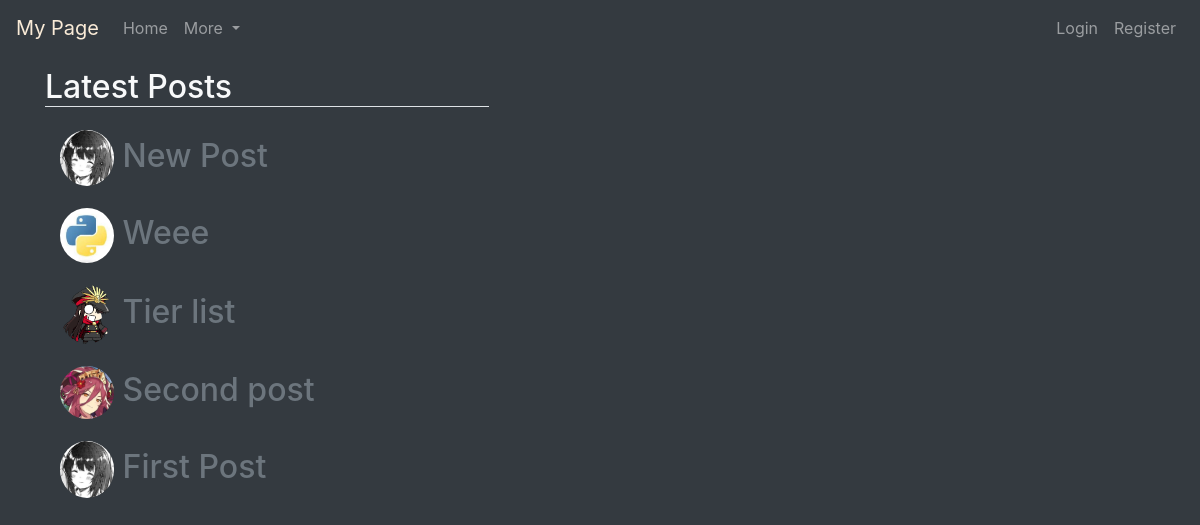
The app's page /, older data.
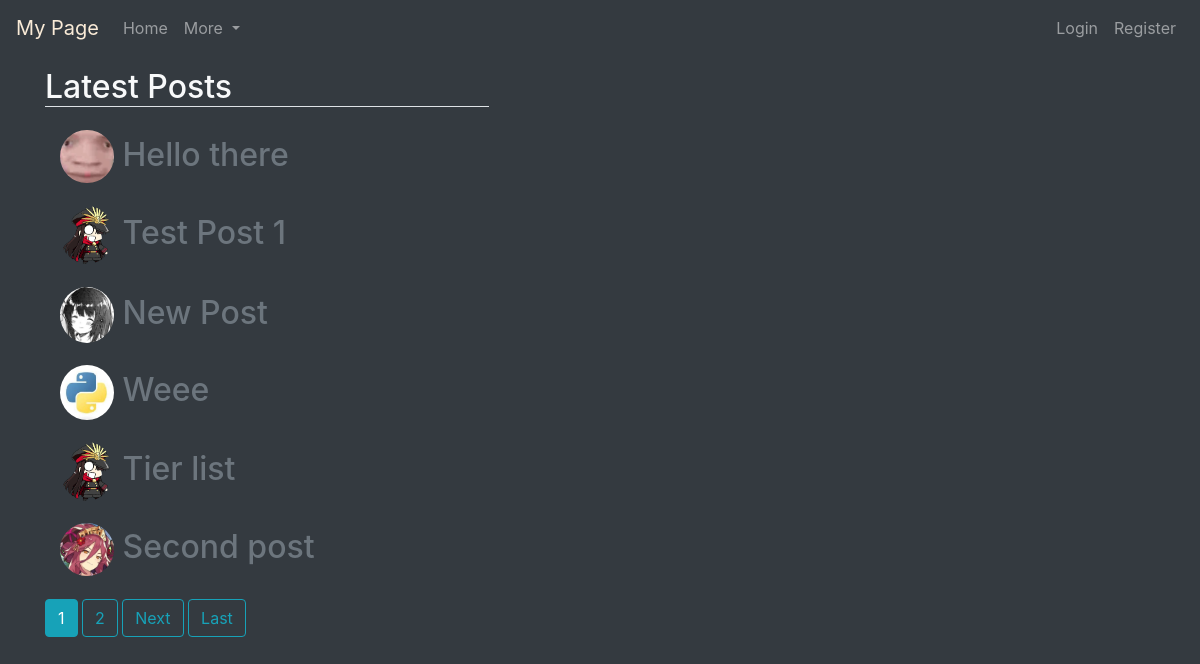
The same page, newer data.
### MyPage/models.py (models this page shows, shortened)
class Post(models.Model):
    author = models.ForeignKey(
        User, on_delete=models.CASCADE, related_name="written_posts")
    time_posted = models.DateTimeField(default=timezone.now)
    title = models.CharField(max_length=64, default='No Title')
    content = models.TextField()

class Profile(models.Model):
    user = models.OneToOneField(User, on_delete=models.CASCADE)
    image = models.ImageField(default='default.png', upload_to='images')
    contacts = models.ManyToManyField(User, blank=True, related_name='contacts')

### MyPage/views.py (the view)
# urls.py: path('', my_views.PostsView.as_view(), name='my-index'),
class PostsView(ListView):
    model = Post
    template_name = 'MyPage/index.html'
    context_object_name = 'posts'
    ordering = ['-time_posted']
    paginate_by = 6

### MyPage/templates/MyPage/index.html (shortened to what this page needs)
{% extends "MyPage/base.html" %}
{% block content %}
    <h2 class="border-bottom bottom-line">Latest Posts</h2>
        {% for post in posts %}
                <div class="container" style="margin-bottom: 2%;">
                    <h2 title="{{ post.time_posted }}">
                        <a href="{% url 'my-user' post.author.id %}" class="text-secondary">
                        <img src="{{ post.author.profile.image.url }}" style="width:5%;" class="rounded-circle" title="{{ post.author }}">
                        </a>
                        <a href="{% url 'my-post' post.id %}" class="text-secondary">
                        {{ post.title }}
                        </a>
                    </h2>
                </div>
        {% endfor %}
    {% if is_paginated %}
        {% for num in page_obj.paginator.page_range %}
            {% if page_obj.number == num %}
                <a class="btn btn-info mb-4" href="?page={{ num }}">{{ num }}</a>
            {% elif num > page_obj.number|add:'-3' and num < page_obj.number|add:'3' %}
                <a class="btn btn-outline-info mb-4" href="?page={{ num }}">{{ num }}</a>
            {% endif %}
        {% endfor %}
        {% if page_obj.has_next %}
        <a class="btn btn-outline-info mb-4" href="?page={{ page_obj.next_page_number }}">Next</a>
        <a class="btn btn-outline-info mb-4" href="?page={{ page_obj.paginator.num_pages }}">Last</a>
        {% endif %}
    {% endif %}
{% endblock %}

### MyPage/templates/MyPage/base.html (shortened to what this page needs)
{% load static %}
<!DOCTYPE html>
<html lang="en">
	<head>
		<link
			rel="stylesheet"
			href="https://maxcdn.bootstrapcdn.com/bootstrap/4.0.0/css/bootstrap.min.css"
        />
        <link
            rel="stylesheet"
            href="{% static "MyPage/styles.css" %}"
        />
	</head>
	<body class="text-light bg-dark">
		<nav class="navbar navbar-expand-lg navbar-dark bg-dark static-top">
        <a {% if user.is_authenticated %} href="{% url 'my-user' user.id %}" {% endif %}
         class="navbar-brand" style="color: antiquewhite;">{% if user.is_authenticated %}{{user.username|slice:":20"}}
         {% else %}My Page{% endif %}</a>
        <div class="collapse navbar-collapse" id="navbarSupportedContent">
            <ul class="navbar-nav mr-auto">
            <li class="nav-item">
                <a class="nav-link" href="{% url 'my-index' %}">Home</a>
            </li>
            <li class="nav-item dropdown">
                <a class="nav-link dropdown-toggle" href="#" id="navbarDropdown" role="button" data-toggle="dropdown" aria-haspopup="true" aria-expanded="false">
                More
                </a>
            </li>
            </ul>
            <ul class="navbar-nav">
                {% if user.is_authenticated %}
                    <li class="nav-item">
                        <a class="nav-link" href="{% url 'my-logout' %}">Logout</a>
                    </li>
                {% else %}
                    <li class="nav-item">
                        <a class="nav-link" href="{% url 'my-login' %}">Login</a>
                    </li>
                    <li class="nav-item">
                        <a class="nav-link" href="{% url 'my-register' %}">Register</a>
                    </li>
                {% endif %}
            </ul>
        </div>
        </nav>
        <div class="container" style="margin-top: 1%;">
            {% block content %}
            {% endblock %}
        </div>
	</body>
</html>

### MyPage/static/MyPage/styles.css (style rules this page uses)
.bottom-line { margin-bottom: 2%; width: 40%; margin-right: 60%; }

Row changes from the older to the newer data that the page shows:
no longer on this page (row unchanged): Post: author.profile.image (picture), title "First Post"
added Post: author.profile.image (picture), title "Hello there"
added Post: author.profile.image (picture), title "Test Post 1"
Text that changed along with them:
new list line: "1"
new list line: "2"
text now shown: "Next Last"
